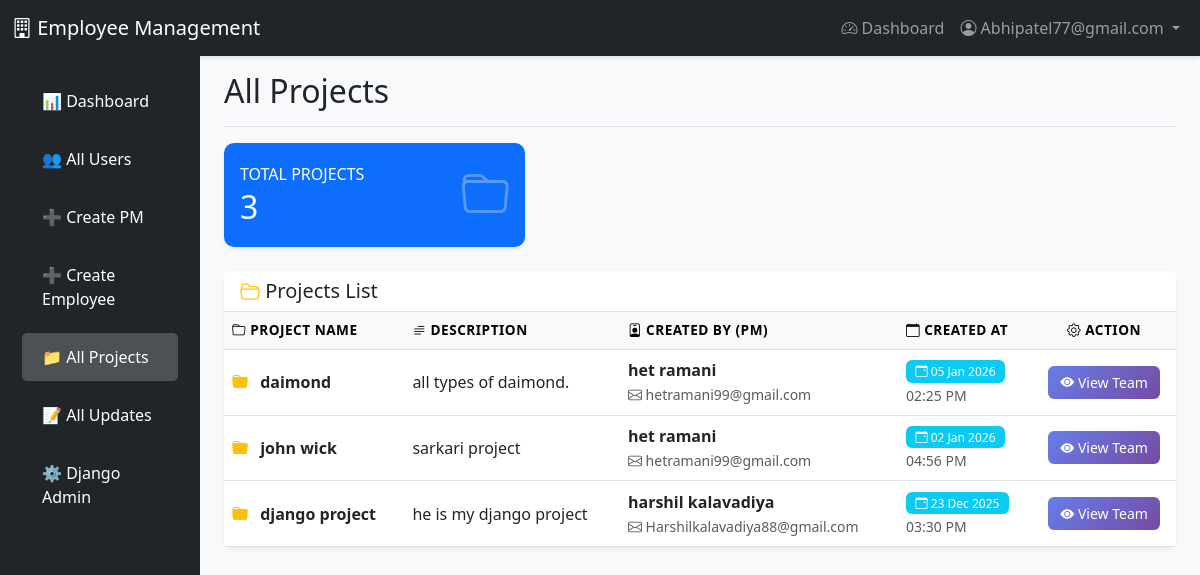
Page /projects/ (signed in) on the earlier database version.
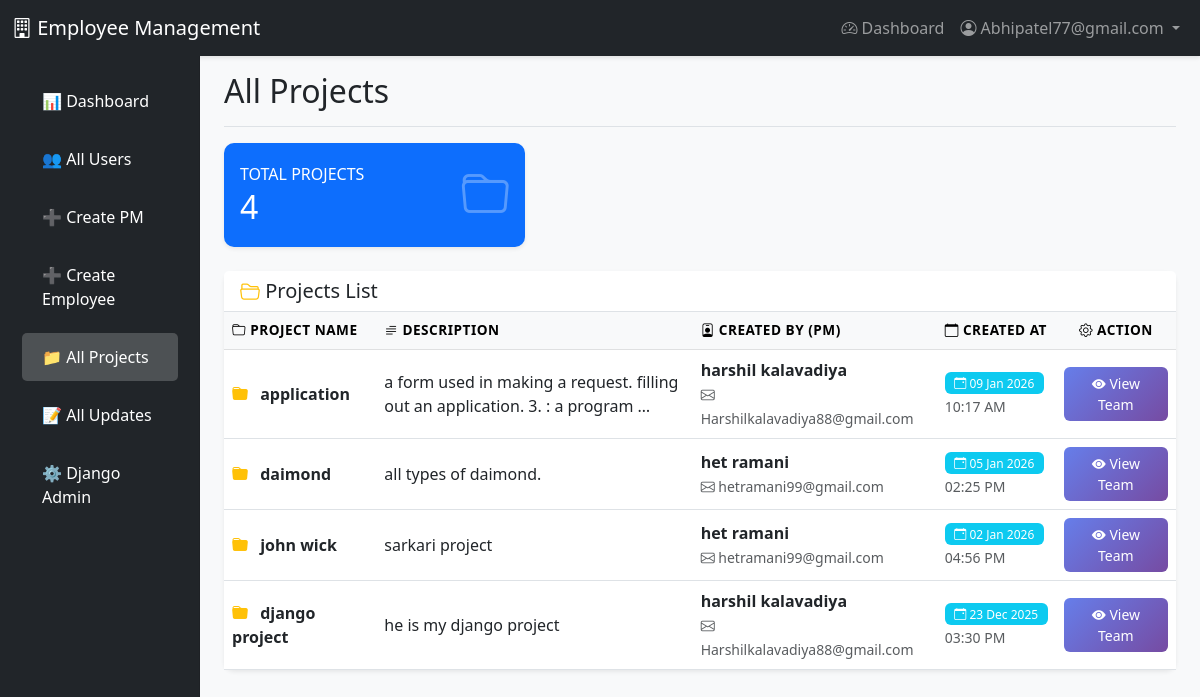
Same page on the later database version.
### accounts/models.py (models this page shows, shortened)
class Project(models.Model):
    name = models.CharField(max_length=200)
    description = models.TextField(blank=True)
    created_by = models.ForeignKey(User, on_delete=models.CASCADE, limit_choices_to={'role': 'PM'}, related_name='projects')
    created_at = models.DateTimeField(auto_now_add=True)
    updated_at = models.DateTimeField(auto_now=True)
    class Meta:
        db_table = 'projects'
        ordering = ['-created_at']
        verbose_name = 'Project'
        verbose_name_plural = 'Projects'

class User(AbstractUser):
    ROLE_CHOICES = (
        ('EMPLOYEE', 'Employee'),
        ('PM', 'Project Manager'),
        ('ADMIN', 'Admin'),
    )
    username = None
    email = models.EmailField(unique=True)
    role = models.CharField(max_length=10, choices=ROLE_CHOICES, default='EMPLOYEE')
    profile_image = models.ImageField(upload_to='profiles/', null=True, blank=True)
    is_verified = models.BooleanField(default=False)
    verification_token = models.CharField(max_length=100, blank=True)
    created_by = models.ForeignKey('self', on_delete=models.SET_NULL, null=True, blank=True, related_name='created_users')
    USERNAME_FIELD = 'email'
    REQUIRED_FIELDS = []
    objects = UserManager()
    class Meta:
        db_table = 'users'
        verbose_name = 'User'
        verbose_name_plural = 'Users'

### accounts/views.py (the view)
    def wrapper(request, *args, **kwargs):
        if not request.user.is_authenticated or request.user.role != 'ADMIN':
            messages.error(request, 'Access denied. Admin only.')
            return redirect('dashboard')
        return view_func(request, *args, **kwargs)

### accounts/views.py (called while the page is built)
def admin_required(view_func):
    def wrapper(request, *args, **kwargs):
        if not request.user.is_authenticated or request.user.role != 'ADMIN':
            messages.error(request, 'Access denied. Admin only.')
            return redirect('dashboard')
        return view_func(request, *args, **kwargs)
    return wrapper

@login_required
@admin_required
def admin_projects_list(request):
    projects = Project.objects.all().order_by('-created_at')
    return render(request, 'admin_projects_list.html', {'projects': projects})

### accounts/templates/admin_projects_list.html (shortened to what the changed rows need)
{% extends 'base.html' %}
{% load static %}
{% block content %}
<div class="container-fluid">
    <div class="row">
        <main class="col-md-10 ms-sm-auto px-md-4" style="margin-left: 16.66667%;">
            <div class="d-flex justify-content-between flex-wrap flex-md-nowrap align-items-center pt-3 pb-2 mb-3 border-bottom">
                <h1 class="h2">
                     All Projects
                </h1>
            </div>
            <div class="row mb-4">
                <div class="col-md-4">
                    <div class="card border-0 shadow-sm bg-primary text-white">
                        <div class="card-body">
                            <div class="d-flex justify-content-between align-items-center">
                                <div>
                                    <h6 class="text-uppercase mb-1">Total Projects</h6>
                                    <h2 class="mb-0">{{ projects.count }}</h2>
                                </div>
                            </div>
                        </div>
                    </div>
                </div>
            </div>
            <div class="card shadow-sm border-0">
                <div class="card-body p-0">
                    <div class="table-responsive">
                        <table class="table table-hover mb-0">
                            <thead class="table-light">
                                <tr>
                                    <th><i class="bi bi-folder"></i> Project Name</th>
                                    <th><i class="bi bi-text-paragraph"></i> Description</th>
                                    <th><i class="bi bi-person-badge"></i> Created By (PM)</th>
                                    <th><i class="bi bi-calendar"></i> Created At</th>
                                    <th class="text-center"><i class="bi bi-gear"></i> Action</th>
                                </tr>
                            </thead>
                            <tbody>
                                {% for project in projects %}
                                <tr>
                                    <td>
                                        <i class="bi bi-folder-fill text-warning me-2"></i>
                                        <strong>{{ project.name }}</strong>
                                    </td>
                                    <td style="max-width: 350px;">
                                        {% if project.description %}
                                            {{ project.description|truncatewords:15 }}
                                        {% else %}
                                            <span class="text-muted">No description</span>
                                        {% endif %}
                                    </td>
                                    <td>
                                        <div>
                                            <strong>{{ project.created_by.get_full_name }}</strong>
                                        </div>
                                        <small class="text-muted">
                                            <i class="bi bi-envelope"></i> {{ project.created_by.email }}
                                        </small>
                                    </td>
                                    <td>
                                        <span class="badge bg-info">
                                            <i class="bi bi-calendar-event"></i>
                                            {{ project.created_at|date:"d M Y" }}
                                        </span>
                                        <br>
                                        <small class="text-muted">{{ project.created_at|date:"h:i A" }}</small>
                                    </td>
                                    <td class="text-center">
                                        <a href="{% url 'project_team_view' project.id %}"
                                           class="btn btn-sm btn-primary"
                                           data-bs-toggle="tooltip"
                                           data-bs-placement="top"
                                           title="View team members and their work">
                                            <i class="bi bi-eye-fill"></i> View Team
                                        </a>
                                    </td>
                                </tr>
                                {% endfor %}
                            </tbody>
                        </table>
                    </div>
                </div>
            </div>
        </main>
    </div>
</div>
{% endblock %}

Differences in the rows shown:
added Project: name "application", description "a form used in making a request. filling out an application. 3. : a program …", created_by.get_full_name "harshil kalavadiya", created_by.email "Harshilkalavadiya88@gmail.com", created_at "09 Jan 2026", created_at "10:17 AM"
Other differences:
{{ projects.count }}: "3" → "4"
